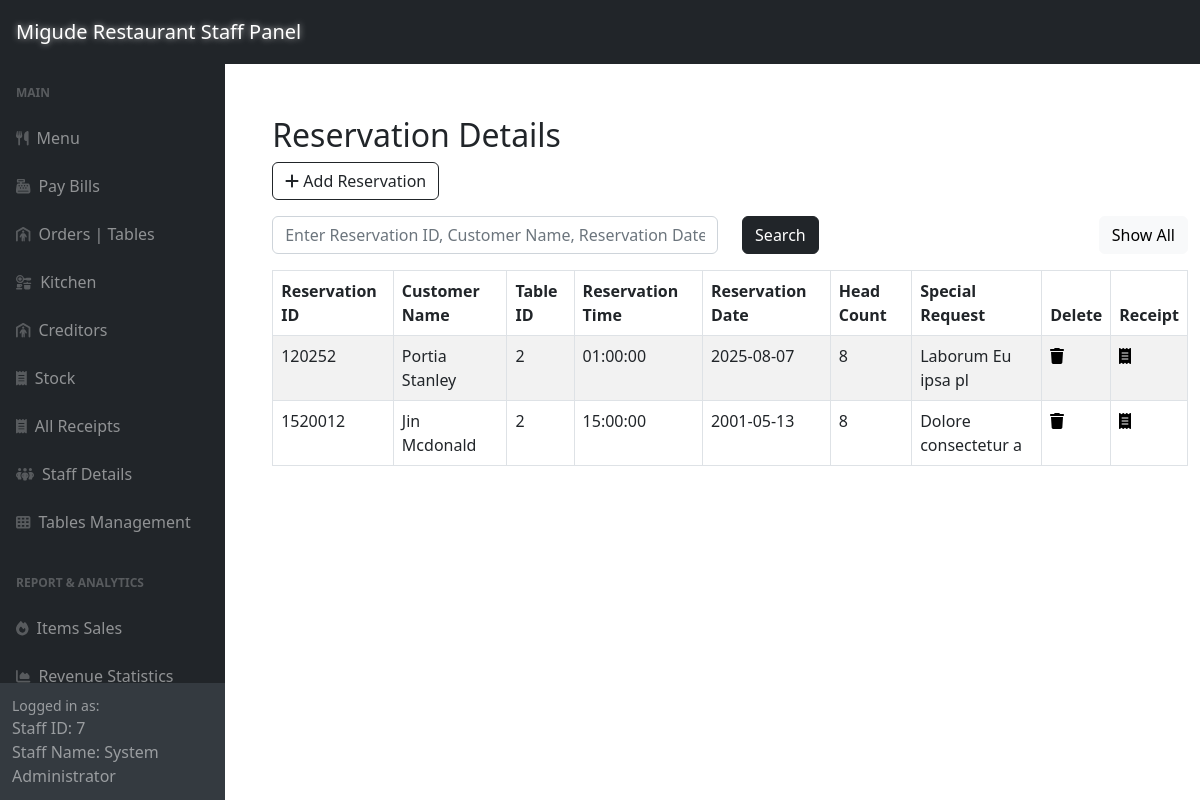
The page /adminSide/panel/reservation-panel.php (signed in) on the database its author committed.
### tables this page shows
CREATE TABLE `reservations` (
  `reservation_id` int(11) NOT NULL,
  `customer_name` varchar(255) DEFAULT NULL,
  `table_id` int(11) DEFAULT NULL,
  `reservation_time` time DEFAULT NULL,
  `reservation_date` date DEFAULT NULL,
  `head_count` int(11) DEFAULT NULL,
  `special_request` varchar(255) DEFAULT NULL
);

### adminSide/panel/reservation-panel.php (the view, shortened to what this page needs)
<?php include '../inc/dashHeader.php'; ?>
<div class="wrapper">
    <div class="container-fluid pt-5 pl-600">
        <div class="row">
            <div class="m-50">
                <div class="mt-5 mb-3">
                    <h2 class="pull-left">Reservation Details</h2>
                    <a href="../reservationsCrud/createReservation.php" class="btn btn-outline-dark"><i class="fa fa-plus"></i> Add Reservation</a>
                </div>
                <div class="mb-3">
                    <form method="POST" action="#">
                        <div class="row">
                            <div class="col-md-6">
                                <input required type="text" id="search" name="search" class="form-control" placeholder="Enter Reservation ID, Customer Name, Reservation Date (2023-09)">
                            </div>
                            <div class="col-md-3">
                                <button type="submit" class="btn btn-dark">Search</button>
                            </div>
                            <div class="col" style="text-align: right;" >
                                <a href="reservation-panel.php" class="btn btn-light">Show All</a>
                            </div>
                        </div>
                    </form>
                </div>
                <?php
                require_once "../config.php";
                $sql = "SELECT * FROM reservations ORDER BY reservation_id;";
                if (isset($_POST['search'])) {
                    if (!empty($_POST['search'])) {
                        $search = $_POST['search'];
                        $sql = "SELECT * FROM reservations WHERE reservation_date LIKE '%$search%' OR reservation_id LIKE '%$search%' OR customer_name LIKE '%$search%'";
                    } else {
                        $sql = "SELECT * FROM reservations ORDER BY reservation_date DESC, reservation_time DESC;";
                    }
                } else{
                    $sql = "SELECT * FROM reservations ORDER BY reservation_date DESC, reservation_time DESC;";
                }
                if ($result = mysqli_query($link, $sql)) {
                    if (mysqli_num_rows($result) > 0) {
                        echo '<div class="table-responsive">';
                        echo '<table class="table table-bordered table-striped mb-0">';
                        echo "<thead>";
                        echo "<tr>";
                        echo "<th>Reservation ID</th>";
                        echo "<th>Customer Name</th>";
                        echo "<th>Table ID</th>";
                        echo "<th>Reservation Time</th>";
                        echo "<th>Reservation Date</th>";
                        echo "<th>Head Count</th>";
                        echo "<th>Special Request</th>";
                        echo "<th>Delete</th>";
                        echo "<th>Receipt</th>";
                        echo "</tr>";
                        echo "</thead>";
                        echo "<tbody>";
                        while ($row = mysqli_fetch_array($result)) {
                            if ($row['reservation_id'] == 1120251) {
                                continue;
                            }
                            echo "<tr>";
                            echo "<td>" . $row['reservation_id'] . "</td>";
                            echo "<td>" . $row['customer_name'] . "</td>";
                            echo "<td>" . $row['table_id'] . "</td>";
                            echo "<td>" . $row['reservation_time'] . "</td>";
                            echo "<td>" . $row['reservation_date'] . "</td>";
                            echo "<td>" . $row['head_count'] . "</td>";
                            echo "<td>" . $row['special_request'] . "</td>";
                            echo "<td>";
                            echo '<a href="../reservationsCrud/deleteReservationVerify.php?id='. $row['reservation_id'] .'" title="Delete Record" data-toggle="tooltip" '
                                   . 'onclick="return confirm(\'Admin permission Required!\n\nAre you sure you want to delete this Reservation?\n\nThis will alter other modules related to this Reservation!\n\')"><span class="fa fa-trash text-black"></span></a>';
                            echo "</td>";
                            echo "<td>";
                            echo '<a href="../reservationsCrud/reservationReceipt.php?reservation_id='. $row['reservation_id'] .'" title="Receipt" data-toggle="tooltip"><span class="fa fa-receipt text-black"></span></a>';
                            echo "</td>";
                            echo "</tr>";
                        }
                        echo "</tbody>";
                        echo "</table>";
                        echo '</div>';
                    } else {
                        echo '<div class="alert alert-danger"><em>No records were found.</em></div>';
                    }
                } else {
                    echo "Oops! Something went wrong. Please try again later.";
                }
                ?>
            </div>
        </div>
    </div>
</div>
<?php include '../inc/dashFooter.php'; ?>

### adminSide/inc/dashHeader.php (style rules this page uses)
html, body { overflow-x: hidden; width: 100%; }
.container, .container-fluid { max-width: 100%; }

### adminSide/panel/reservation-panel.php (style rules this page uses)
.wrapper { width: 100%; max-width: 1300px; padding-left: 200px; padding-top: 20px }
.table-responsive { width: 100%; overflow-x: auto; -webkit-overflow-scrolling: touch; }

### rows shown on the page
reservations: reservation_id "120252", customer_name "Portia Stanley", table "2", reservation_time "01:00:00", reservation_date "2025-08-07", head_count "8", special_request "Laborum Eu ipsa pl"
reservations: reservation_id "1520012", customer_name "Jin Mcdonald", table "2", reservation_time "15:00:00", reservation_date "2001-05-13", head_count "8", special_request "Dolore consectetur a"

### other values the page prints
$_SESSION['logged_account_id'] "7"
$_SESSION['logged_staff_name'] "System Administrator"
